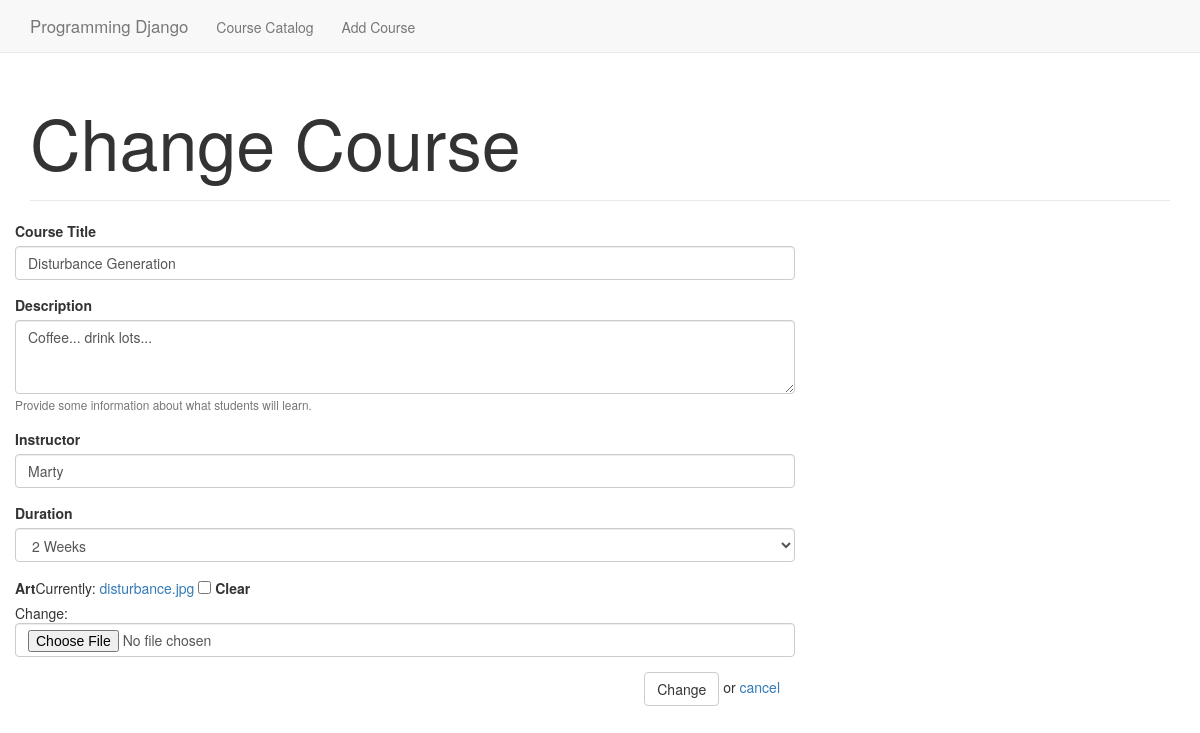
Page /courses/1/change on the earlier database version.
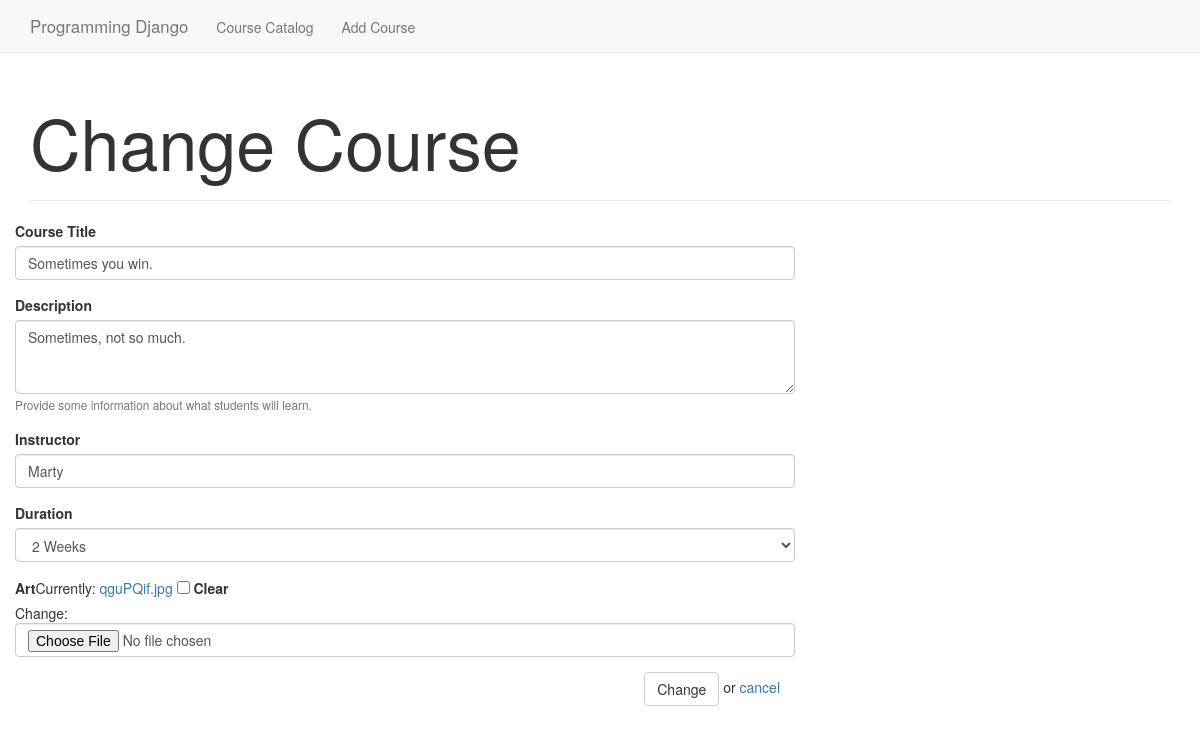
Same page on the later database version.
### courses/models.py (models this page shows)
class Course(models.Model):
    title = models.CharField(max_length=250)
    description = models.TextField()
    instructor = models.CharField(max_length=150)
    DURATION_CHOICES = [('1', '2 Weeks'), ('2', '8 Weeks')]
    duration = models.CharField(max_length=7, choices=DURATION_CHOICES)
    image = models.ImageField('course_art/', null=True, blank=True)

### courses/views.py (the view)
# urls.py: url(r'^(?P<pk>[0-9]+)/change$', views.UpdateView.as_view(), name='change'),
class UpdateView(generic.UpdateView):
    model = Course
    success_url = reverse_lazy('index')
    form_class = CourseForm
    template_name_suffix = '_update_form'

### courses/models.py
class CourseForm(forms.ModelForm):
    class Meta:
        model = Course
        fields = ['title','description','instructor','duration','image']
        widgets = {
            'title': forms.TextInput(attrs={'placeholder': 'Name it something good'}),
            'description': forms.Textarea(attrs={'rows':3}),
            'instructor': forms.TextInput(attrs={'placeholder': 'Django Guru'}),
        }
        labels = {
            'title': 'Course Title',
            'image': 'Art',
        }
        help_texts = {
            'description': 'Provide some information about what students will learn.',
        }

### courses/templates/courses/course_update_form.html (shortened to what this page needs)
{% extends "base.html" %}
{% load bootstrap3 %}
{% block page_content %}
<h1 class="hero">Change Course</h1>
<hr>
<div class="row">
  <div class="col-md-8">
    <form action="" class="form-horizontal" method="post" enctype='multipart/form-data'>{% csrf_token %}
      {% bootstrap_form form layout='horizontal' %}
      <div class="text-right">
        <input type="submit" value="Change" class="btn btn-default" /> or
        <a href="{% url 'detail' object.id %}">cancel</a>
      </div>
    </form>
  </div>
</div>
{% endblock %}

Differences in the rows shown:
changed Course "Marty": title "Disturbance Generation" → "Sometimes you win."; description "Coffee... drink lots..." → "Sometimes, not so much."
Other differences:
text no longer shown: "Course Title Description Provide some information about what students will learn. Instructor Duration Art Currently: disturbance.jpg Clear Change:"
text now shown: "Course Title Description Provide some information about what students will learn. Instructor Duration Art Currently: qguPQif.jpg Clear Change:"
